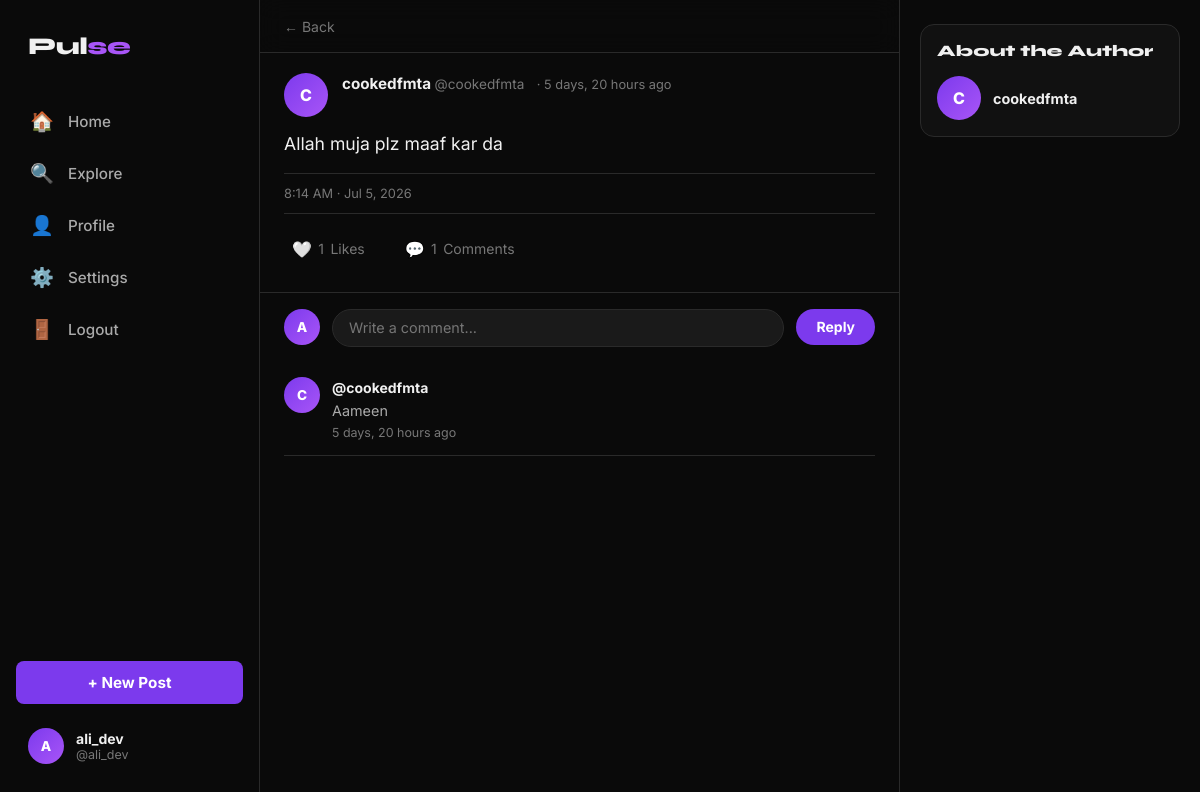
The app's page /post/1/ (signed in) with its own data.
### social/models.py (models this page shows, shortened)
class Post(models.Model):
    author = models.ForeignKey(User, on_delete=models.CASCADE, related_name='posts')
    content = models.TextField(max_length=500)
    image_url = models.URLField(blank=True)
    created_at = models.DateTimeField(auto_now_add=True)
    updated_at = models.DateTimeField(auto_now=True)
    class Meta:
        ordering = ['-created_at']
    def likes_count(self):
        return self.likes.count()
    def time_ago(self):
        return timesince(self.created_at) + ' ago'

class Comment(models.Model):
    post = models.ForeignKey(Post, on_delete=models.CASCADE, related_name='comments')
    author = models.ForeignKey(User, on_delete=models.CASCADE, related_name='comments')
    content = models.TextField(max_length=300)
    created_at = models.DateTimeField(auto_now_add=True)
    class Meta:
        ordering = ['created_at']
    def time_ago(self):
        return timesince(self.created_at) + ' ago'

### social/views.py (the view)
# urls.py: path('post/<int:post_id>/', views.post_detail, name='post_detail'),
def post_detail(request, post_id):
    post = get_object_or_404(Post, id=post_id)
    get_or_create_profile(post.author)
    comments = post.comments.select_related('author', 'author__profile')
    liked = False
    if request.user.is_authenticated:
        liked = Like.objects.filter(user=request.user, post=post).exists()
    return render(request, 'social/post_detail.html', {
        'post': post, 'comments': comments, 'liked': liked
    })

### social/views.py (called while the page is built)
def get_or_create_profile(user):
    profile, _ = Profile.objects.get_or_create(user=user)
    return profile

### templates/social/post_detail.html (shortened to what this page needs)
{% extends 'social/base.html' %}
{% block content %}
<div class="feed-header">
  <a href="javascript:history.back()" style="color:var(--text-muted);font-size:.875rem">← Back</a>
</div>
<div class="post-card" id="post-{{ post.id }}">
  <div class="post-header">
    <a href="/profile/{{ post.author.username }}/">
      <div class="avatar">
        {% if post.author.profile.avatar_url %}<img src="{{ post.author.profile.avatar_url }}" alt="">
        {% else %}{{ post.author.username.0|upper }}{% endif %}
      </div>
    </a>
    <div class="post-meta">
      <a href="/profile/{{ post.author.username }}/" class="post-author">
        {% if post.author.get_full_name %}{{ post.author.get_full_name }}{% else %}{{ post.author.username }}{% endif %}
      </a>
      <span class="post-username">@{{ post.author.username }}</span>
      <span class="post-time">· {{ post.time_ago }}</span>
    </div>
  </div>
  <div class="post-content" style="font-size:1.1rem;line-height:1.7">{{ post.content }}</div>
  <div style="color:var(--text-muted);font-size:.8rem;margin:.75rem 0;padding:.75rem 0;border-top:1px solid var(--border);border-bottom:1px solid var(--border)">
    {{ post.created_at|date:"g:i A · M j, Y" }}
  </div>
  <div class="post-actions" style="padding:.5rem 0">
    <button class="action-btn like-btn {% if liked %}liked{% endif %}"
      onclick="{% if user.is_authenticated %}toggleLike({{ post.id }}, this){% else %}window.location='/login/'{% endif %}">
      <span class="icon">{% if liked %}❤️{% else %}🤍{% endif %}</span>
      <span class="like-count">{{ post.likes_count }}</span> Likes
    </button>
    <span class="action-btn" style="cursor:default">
      <span class="icon">💬</span>
      <span id="comment-count">{{ comments.count }}</span> Comments
    </span>
  </div>
</div>
<div style="padding:0 1.5rem">
  {% if user.is_authenticated %}
  <div class="comment-input-row">
    <div class="avatar avatar-sm">
      {% if user.profile.avatar_url %}<img src="{{ user.profile.avatar_url }}" alt="">
      {% else %}{{ user.username.0|upper }}{% endif %}
    </div>
    <input type="text" id="comment-input" placeholder="Write a comment..."
      onkeydown="if(event.key==='Enter')submitComment({{ post.id }}, this, document.getElementById('comments-list'), document.getElementById('comment-count'))">
    <button class="btn-comment" onclick="submitComment({{ post.id }}, document.getElementById('comment-input'), document.getElementById('comments-list'), document.getElementById('comment-count'))">Reply</button>
  </div>
  {% endif %}
  <div id="comments-list">
    {% for comment in comments %}
    <div class="comment-item">
      <a href="/profile/{{ comment.author.username }}/">
        <div class="avatar avatar-sm">
          {% if comment.author.profile.avatar_url %}<img src="{{ comment.author.profile.avatar_url }}" alt="">
          {% else %}{{ comment.author.username.0|upper }}{% endif %}
        </div>
      </a>
      <div class="comment-body">
        <a href="/profile/{{ comment.author.username }}/" class="comment-author">@{{ comment.author.username }}</a>
        <p class="comment-text">{{ comment.content }}</p>
        <span class="comment-time">{{ comment.time_ago }}</span>
      </div>
    </div>
    {% empty %}
    <div style="text-align:center;padding:2rem;color:var(--text-muted);font-size:.875rem">No comments yet. Be the first!</div>
    {% endfor %}
  </div>
</div>
{% endblock %}
{% block right_sidebar %}
<aside class="sidebar-right">
  <div class="sidebar-section">
    <div class="sidebar-title">About the Author</div>
    <div style="display:flex;gap:.75rem;align-items:center">
      <a href="/profile/{{ post.author.username }}/">
        <div class="avatar">
          {% if post.author.profile.avatar_url %}<img src="{{ post.author.profile.avatar_url }}" alt="">
          {% else %}{{ post.author.username.0|upper }}{% endif %}
        </div>
      </a>
      <div>
        <a href="/profile/{{ post.author.username }}/" style="font-weight:700;font-size:.9rem">{{ post.author.username }}</a>
      </div>
    </div>
  </div>
</aside>
{% endblock %}

### templates/social/base.html (shortened to what this page needs)
<!DOCTYPE html>
<html lang="en">
<head>
  {% load static %}
  <link rel="stylesheet" href="{% static 'css/style.css' %}">
</head>
<body>
{% if user.is_authenticated %}
<div class="app-layout">
  <aside class="sidebar-left">
    <div class="logo">Pul<span>se</span></div>
    <a href="/" class="nav-item {% block nav_feed %}{% endblock %}">
      <span class="icon">🏠</span><span>Home</span>
    </a>
    <a href="/explore/" class="nav-item {% block nav_explore %}{% endblock %}">
      <span class="icon">🔍</span><span>Explore</span>
    </a>
    <a href="/profile/{{ user.username }}/" class="nav-item {% block nav_profile %}{% endblock %}">
      <span class="icon">👤</span><span>Profile</span>
    </a>
    <a href="/settings/profile/" class="nav-item">
      <span class="icon">⚙️</span><span>Settings</span>
    </a>
    <a href="/logout/" class="nav-item">
      <span class="icon">🚪</span><span>Logout</span>
    </a>
    <button class="nav-post-btn" onclick="openCompose()">+ New Post</button>
    <a href="/profile/{{ user.username }}/" class="sidebar-user">
      <div class="avatar avatar-sm">
        {% if user.profile.avatar_url %}
          <img src="{{ user.profile.avatar_url }}" alt="">
        {% else %}
          {{ user.username.0|upper }}
        {% endif %}
      </div>
      <div class="sidebar-user-info">
        <div style="font-weight:700;font-size:.875rem">{{ user.username }}</div>
        <div style="font-size:.78rem;color:var(--text-muted)">@{{ user.username }}</div>
      </div>
    </a>
  </aside>
  <main class="main-feed">
    {% block content %}{% endblock %}
  </main>
  {% block right_sidebar %}{% endblock %}
</div>
{% else %}
  {% block auth_content %}{% endblock %}
{% endif %}
{% load static %}
</body>
</html>

### records on screen
Post: author.username.0 "C", author.username "cookedfmta", time_ago "5 days, 20 hours ago", content "Allah muja plz maaf kar da", created_at "8:14 AM · Jul 5, 2026", likes_count "1"
Comment: author.username.0 "C", author.username "cookedfmta", content "Aameen", time_ago "5 days, 20 hours ago"

### other values on screen
{{ user.username.0|upper }} "A"
{{ user.username }} "ali_dev"
{{ comments.count }} "1"
